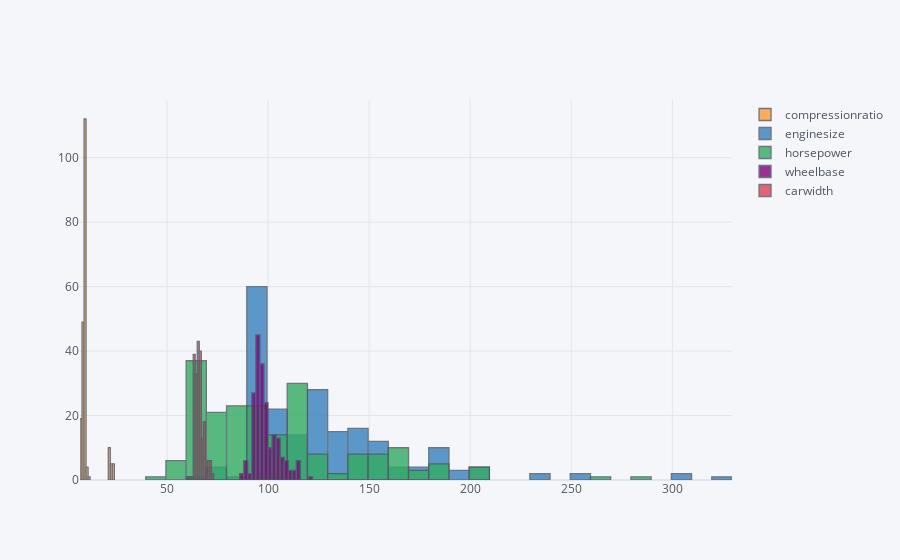

The notebook cell this image was saved under:
### Code cell
df1[skew_cols.index].iplot(kind = 'hist');

### Figure 1 — Plotly figure (JSON) as saved in the notebook; plotly's stock layout.template omitted (floating-point values rounded to 4 significant figures; data arrays with more than 128 entries replaced by an {"elided": "..."} marker saying what was removed)
{"data": [{"histfunc": "count", "histnorm": "", "marker": {"color": "rgba(255, 153, 51, 1.0)", "line": {"color": "#4D5663", "width": 1.3}}, "name": "compressionratio", "opacity": 0.8, "orientation": "v", "x": {"elided": "205 float values"}, "type": "histogram"}, {"histfunc": "count", "histnorm": "", "marker": {"color": "rgba(55, 128, 191, 1.0)", "line": {"color": "#4D5663", "width": 1.3}}, "name": "enginesize", "opacity": 0.8, "orientation": "v", "x": {"elided": "205 int values"}, "type": "histogram"}, {"histfunc": "count", "histnorm": "", "marker": {"color": "rgba(50, 171, 96, 1.0)", "line": {"color": "#4D5663", "width": 1.3}}, "name": "horsepower", "opacity": 0.8, "orientation": "v", "x": {"elided": "205 int values"}, "type": "histogram"}, {"histfunc": "count", "histnorm": "", "marker": {"color": "rgba(128, 0, 128, 1.0)", "line": {"color": "#4D5663", "width": 1.3}}, "name": "wheelbase", "opacity": 0.8, "orientation": "v", "x": {"elided": "205 float values"}, "type": "histogram"}, {"histfunc": "count", "histnorm": "", "marker": {"color": "rgba(219, 64, 82, 1.0)", "line": {"color": "#4D5663", "width": 1.3}}, "name": "carwidth", "opacity": 0.8, "orientation": "v", "x": {"elided": "205 float values"}, "type": "histogram"}], "layout": {"barmode": "overlay", "legend": {"bgcolor": "#F5F6F9", "font": {"color": "#4D5663"}}, "paper_bgcolor": "#F5F6F9", "plot_bgcolor": "#F5F6F9", "title": {"font": {"color": "#4D5663"}}, "xaxis": {"gridcolor": "#E1E5ED", "showgrid": true, "tickfont": {"color": "#4D5663"}, "title": {"font": {"color": "#4D5663"}, "text": ""}, "zerolinecolor": "#E1E5ED"}, "yaxis": {"gridcolor": "#E1E5ED", "showgrid": true, "tickfont": {"color": "#4D5663"}, "title": {"font": {"color": "#4D5663"}, "text": ""}, "zerolinecolor": "#E1E5ED"}}}
